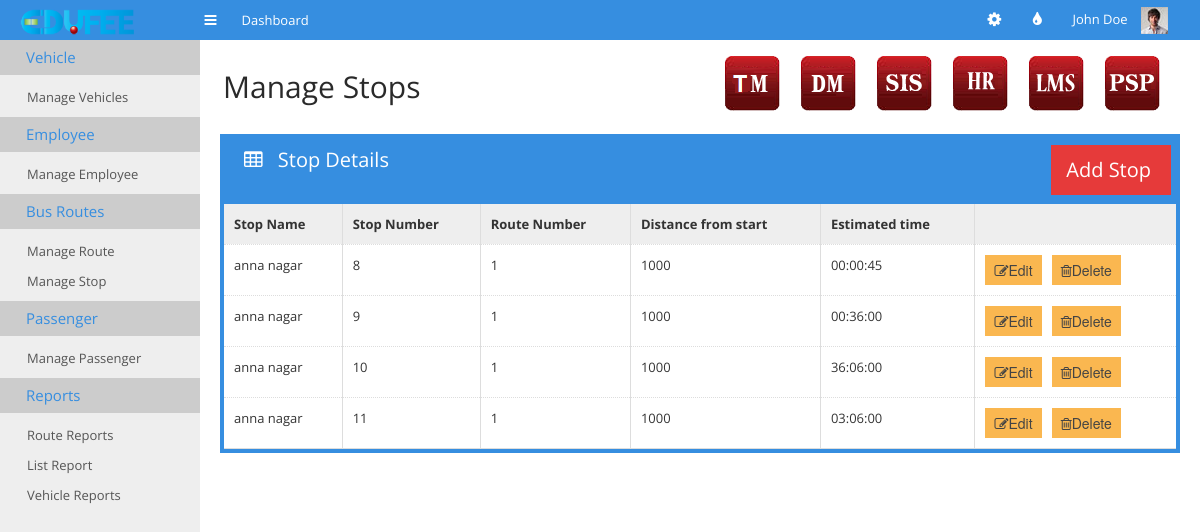
/tm-manage-stop.php, run on the app's committed database.
### tables this page shows
CREATE TABLE IF NOT EXISTS `tm_bus_stop` (
  `name` text,
  `id` int(11) NOT NULL,
  `route` int(11) DEFAULT NULL,
  `distance` bigint(20) DEFAULT NULL,
  `estimated_time` time DEFAULT NULL
);

### tm-manage-stop.php (the view, shortened to what this page needs)
<!doctype html>
<html>
<head>
    <link rel="stylesheet" href="css/bootstrap.min.css">
    <link rel="stylesheet" href="css/bootstrap-responsive.min.css">
    <link rel="stylesheet" href="css/plugins/jquery-ui/smoothness/jquery-ui.css">
    <link rel="stylesheet" href="css/plugins/jquery-ui/smoothness/jquery.ui.theme.css">
    <link rel="stylesheet" href="css/style.css">
    <link rel="stylesheet" href="css/themes.css">
</head>
<body>
<div id="navigation">
    <div class="container-fluid">
        <a href="#" id="brand"></a>
        <a href="#" class="toggle-nav" rel="tooltip" data-placement="bottom" title="Toggle navigation"><i class="icon-reorder"></i></a>
        <ul class='main-nav'>
            <li>
                <a href="index.html">
                    <span>Dashboard</span>
                </a>
            </li>
        </ul>
        <div class="user">
            <ul class="icon-nav">
                <li class="dropdown sett">
                    <a href="#" class='dropdown-toggle' data-toggle="dropdown"><i class="icon-cog"></i></a>
                </li>
                <li class='dropdown colo'>
                    <a href="#" class='dropdown-toggle' data-toggle="dropdown"><i class="icon-tint"></i></a>
                </li>
            </ul>
            <div class="dropdown">
                <a href="#" class='dropdown-toggle' data-toggle="dropdown">John Doe <img src="img/demo/user-avatar.jpg" alt=""></a>
            </div>
        </div>
    </div>
</div>
<div class="container-fluid" id="content">
    <?php
    require_once "cms.php";
    printLeft();
    ?>
    <div id="main">
        <div class="container-fluid">
            <div class="page-header">
                <div class="pull-left">
                    <h1>Manage Stops</h1>
                </div>
                <div class="pull-right">
                    <ul class="minitiles" style="display:inline !important;">
                        <li><a href="tm_main.html"><img src="img/tm_icon.png" alt=""></a></li>
                        <li><a href="http://www.edufee.com/subscribe_donation/"><img src="img/dm_icon.png" alt=""></a></li>
                        <li> <a href="http://www.edufee.com/SIS/home/"><img src="img/sis_icon.png" alt="" style="border:none;" border="0"/></a> </li>
                        <li><a href="http://www.edufee.com/hrm/symfony/web/index.php/admin/LandingPage"><img src="img/hr_icon.png" alt=""></a></li>
                        <li> <a href="http://www.edufee.com/openbiblio/catalog/home.php"><img src="img/lms_icon.png" alt="" style="border:none;" border="0"/></a> </li>
                        <li><a href="http://www.edufee.com/psp_dashboard/psp"><img src="img/psp_icon.png" alt="" border="0"/>
                            </a></li>
                    </ul>
                </div>
            </div>
            <div class="row-fluid">
                <div class="span12">
                    <div class="box box-color box-bordered">
                        <div class="box-title">
                            <h3>
                                <i class="icon-table"></i>
                                Stop Details
                            </h3>
                            <div class="pull-right" style="margin-right: 5px;">
                                <ul class="pull-right stats"><li class="lightred">
                                        <a href="tm-add-stop.php">
                                            <div  style="margin-right: 5px;">
                                                <h3>Add Stop</h3>
                                            </div>
                                        </a>
                                    </li></ul>
                            </div>
                        </div>
                        <div class="box-content nopadding">
                            <table class="table table-hover table-nomargin table-bordered">
                                <thead>
                                <tr>
                                    <th class='hidden-350'>Stop Name</th>
                                    <th class="hidden-480">Stop Number</th>
                                    <th class='hidden-1024'>Route Number</th>
                                    <th class="hidden-1024">Distance from start</th>
                                    <th class="hidden-1024">Estimated time</th>
                                    <th></th>
                                </tr>
                                </thead>
                                <tbody>
                                <?php
                                require_once "datas.php";
                                $dbconnection = connectSQL($dbdetails);
                                if(mysqli_connect_errno())
                                {
                                    echo "db_connection_fail";
                                }
                                else
                                {
                                    $sql="select * from tm_bus_stop";
                                    $result=mysqli_query($dbconnection,$sql);
                                    while($row=mysqli_fetch_array($result))
                                    {
                                        echo '<tr><td>'.$row['name'].'</td><td>'.$row['id'].'</td><td class="hidden-350">'
                                            .$row['route'].'</td><td class="hidden-1024">'.$row['distance'].'</td>
                                            <td class="hidden-1024">'.$row['estimated_time'].
                                            '</td><td><button class="edit btn btn-warning" value="'.$row['id']
                                            .'"><i class="icon-edit"></i>Edit</button><span>&nbsp&nbsp</span>
                                            <button class="delete btn btn-warning" value="'.$row['id']
                                            .'"><i class="icon-trash"></i>Delete</button></td></tr>';
                                    }
                                }
                                ?>
                                </tbody>
                            </table>
                        </div>
                    </div>
                </div>
            </div>
        </div>
    </div>
</body>
</html>

### cms.php
<?php
function printLeft(){?>
<div id="left">
        <div class="subnav">
            <div class="subnav-title">
                <a href="#" class='toggle-subnav'><i class="icon-angle-down"></i><span>Vehicle</span></a>
            </div>
            <ul class="subnav-menu">
                <li>
                    <a href="tm-manage-vehicles.php">Manage Vehicles</a>
                </li>
            </ul>
        </div>
    <div class="subnav">
        <div class="subnav-title">
            <a href="#" class='toggle-subnav'><i class="icon-angle-down"></i><span>Employee</span></a>
        </div>
        <ul class="subnav-menu">
            <li>
                <a href="tm-manage-employee.php">Manage Employee</a>
            </li>
        </ul>
    </div>
        <div class="subnav">
            <div class="subnav-title">
                <a href="#" class='toggle-subnav'><i class="icon-angle-down"></i><span>Bus Routes</span></a>
            </div>
            <ul class="subnav-menu">
                <li>
                    <a href="tm-manage-routes.php">Manage Route</a>
                </li>
                <li>
                    <a href="tm-manage-stop.php">Manage Stop</a>
                </li>
            </ul>
        </div>
        <div class="subnav">
            <div class="subnav-title">
                <a href="#" class='toggle-subnav'><i class="icon-angle-down"></i><span>Passenger</span></a>
            </div>
            <ul class="subnav-menu">
                <li>
                    <a href="tm-manage-passenger.php">Manage Passenger</a>
                </li>
            </ul>
        </div>
        <div class="subnav">
            <div class="subnav-title">
                <a href="#" class='toggle-subnav'><i class="icon-angle-down"></i><span>Reports</span></a>
            </div>
            <ul class="subnav-menu">
                <li>
                    <a href="routedetails.php">Route Reports</a>
                </li>
                <li>
                    <a href="liststops.php">List Report</a>
                </li>
                <li>
                    <a href="vehiclereport.php">Vehicle Reports</a>
                </li>
            </ul>
        </div>
    </div>
<?php
}?>

### data on the page
tm_bus_stop: name "anna nagar", id "8", route "1", distance "1000", estimated_time "00:00:45"
tm_bus_stop: name "anna nagar", id "9", route "1", distance "1000", estimated_time "00:36:00"
tm_bus_stop: name "anna nagar", id "10", route "1", distance "1000", estimated_time "36:06:00"
tm_bus_stop: name "anna nagar", id "11", route "1", distance "1000", estimated_time "03:06:00"
